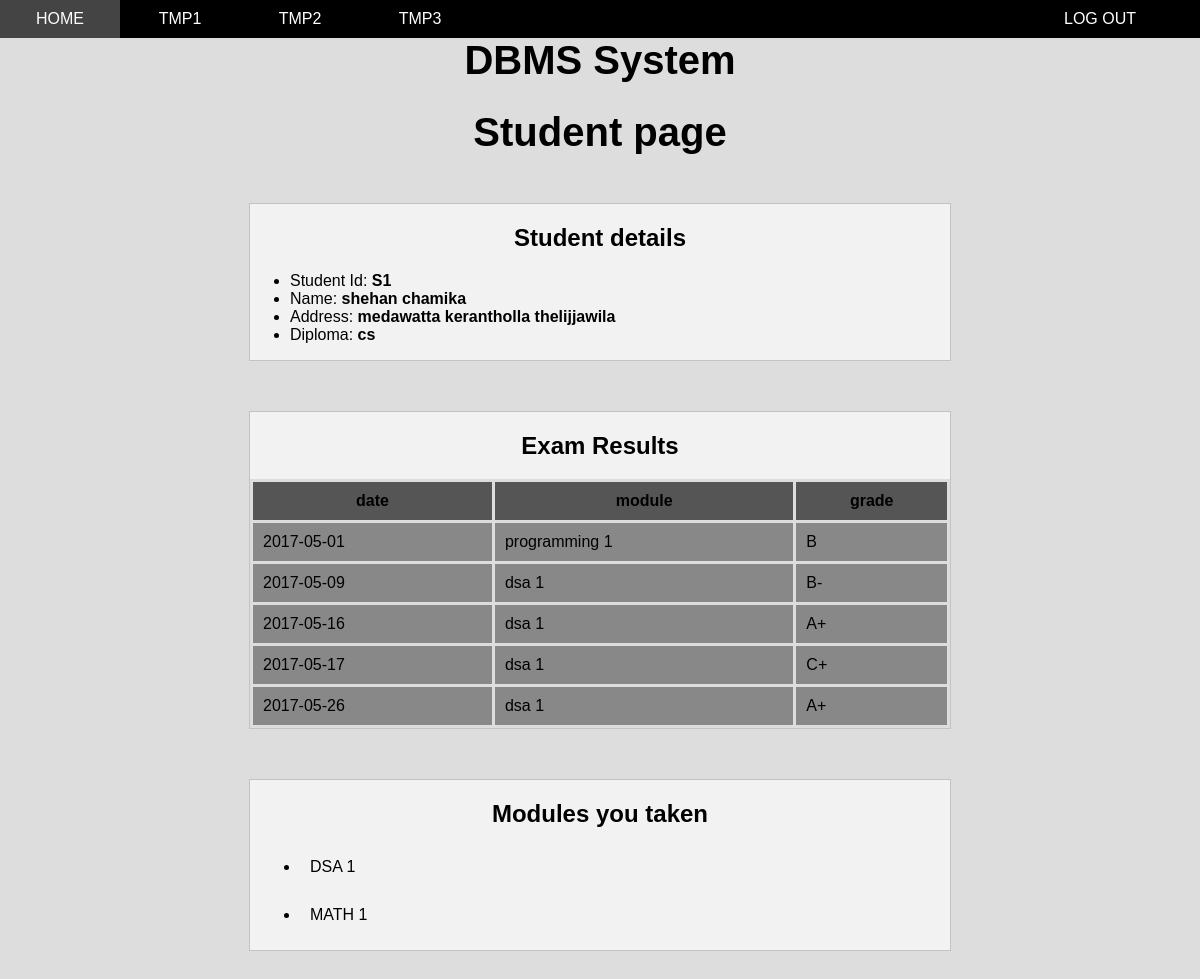
The app's page /student.php?s_id=S1 (signed in), older data.
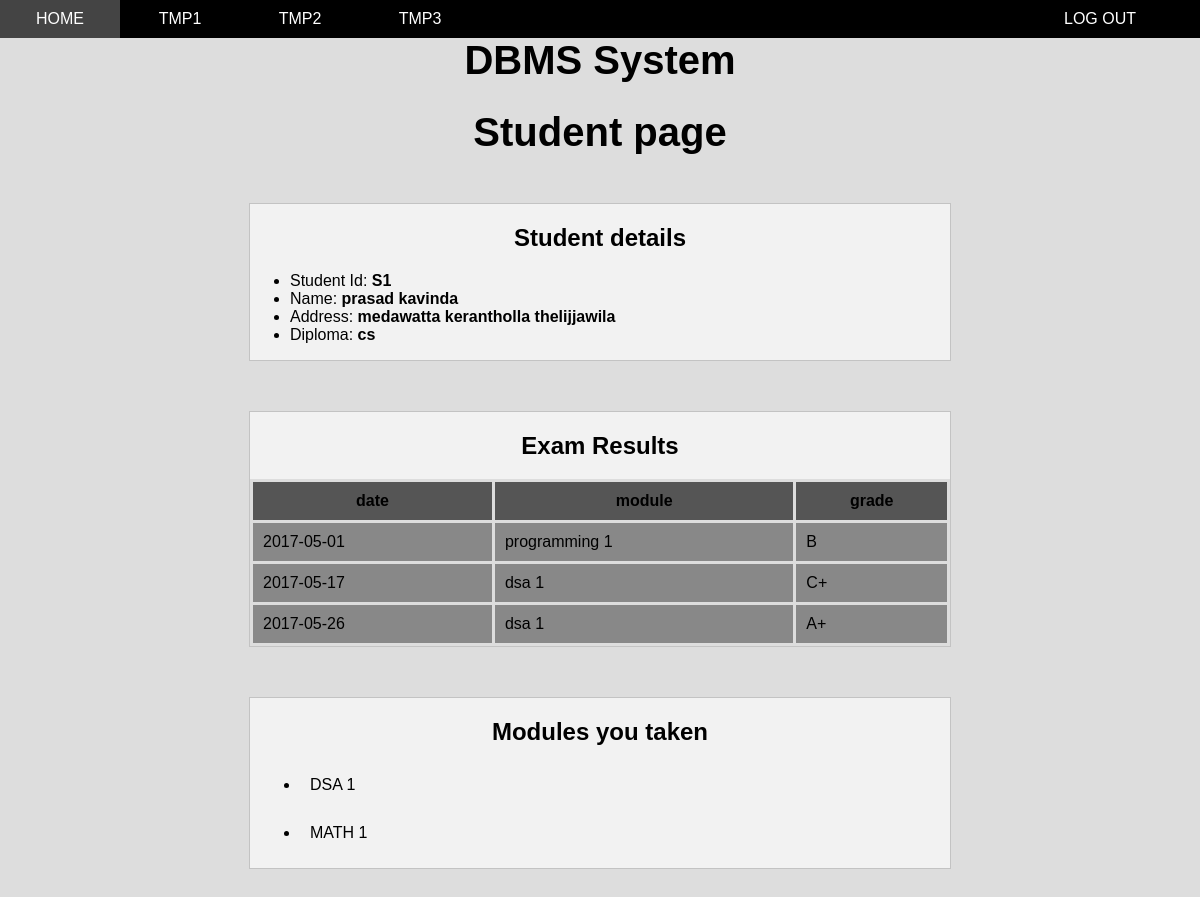
The same page, newer data.
### tables this page shows
CREATE TABLE `students` (
  `s_id` varchar(50) NOT NULL,
  `fname` varchar(225) NOT NULL,
  `lname` varchar(225) NOT NULL,
  `address1` varchar(225) NOT NULL,
  `address2` varchar(225) NOT NULL,
  `d_id` varchar(50) NOT NULL
);

CREATE TABLE `diploma` (
  `d_id` varchar(50) NOT NULL,
  `name` varchar(225) NOT NULL,
  `dep_id` varchar(50) NOT NULL
);

CREATE TABLE `student_exam` (
  `date` date NOT NULL,
  `mcode` varchar(50) NOT NULL,
  `s_id` varchar(50) NOT NULL,
  `grade` varchar(50) NOT NULL
);

CREATE TABLE `module` (
  `mcode` varchar(50) NOT NULL,
  `title` varchar(50) NOT NULL,
  `cr_level` int(11) NOT NULL,
  `coordinator_id` varchar(50) NOT NULL,
  `d_id` varchar(50) NOT NULL,
  `dep_id` varchar(50) NOT NULL,
  `semester` int(11) NOT NULL
);

### student.php (the view, shortened to what this page needs)
<?php
if (!isset($_SESSION["id"]) || !isset($_SESSION["level"])) {
    header("Location: index.php");
    $link = "hide";
}else{
    $link = "";
}
if(isset($_GET["s_id"])){
    include_once("config.php");
    $s_id = $_GET["s_id"];
    $sql1 = "SELECT date, student_exam.mcode, grade, title FROM student_exam INNER JOIN module ON student_exam.mcode=module.mcode WHERE student_exam.s_id='$s_id';";
    $sql2 = "SELECT mcode, title FROM module WHERE d_id=(SELECT d_id FROM students WHERE s_id='$s_id');";
    $sql3 = "SELECT s_id, fname, lname, address1, address2, diploma.name FROM students INNER JOIN diploma ON students.d_id=diploma.d_id WHERE s_id='$s_id';";
    $result1 = mysqli_query($con, $sql1) or die(mysqli_error($con));
    $result2 = mysqli_query($con, $sql2) or die(mysqli_error($con));
    $result3 = mysqli_query($con, $sql3) or die(mysqli_error($con));
    if(mysqli_num_rows($result1)>0){
        $str = '';
        while($row=mysqli_fetch_assoc($result1)){
            $str .= "<tr style='margin: 10px;'><td>$row[date]</td><td>$row[title]</td><td>$row[grade]</td></tr>";
        }
    }else{
        $str = "<tr><td style='border: none;'>No data</td></tr>";
    }
    $str2 = '';
    if(mysqli_num_rows($result2)>0){
        while($row=mysqli_fetch_assoc($result2)){
            $str2 .="<li style='margin: 10px; '><a href='module.php?mcode=$row[mcode]'>$row[title]</a></li>";
        }
    }else{
        $str2 = "No data";
    }
    if(mysqli_num_rows($result3)>0){
        $str3 = '';
        while($row=mysqli_fetch_assoc($result3)){
            $str3 .= "<li>Student Id: <b>$row[s_id]</b></li>";
            $str3 .= "<li>Name: <b>$row[fname] "." "."$row[lname]</b></li>";
            $str3 .= "<li>Address: <b>$row[address1]"." "."$row[address2]</b></li>";
            $str3 .= "<li>Diploma: <b>$row[name]</b></li>";
        }
    }
}
 ?>
 <!DOCTYPE html>
<html>
<head>
    <link rel="stylesheet" href="css/form.css?modified=205209">
    <link rel="stylesheet" href="css/test.css?modified=20094">
    <link rel="stylesheet" href="css/tab.css?modified=200209">
    <link rel="stylesheet" href="css/navbar.css?modified=20209">
</head>
<body>
    <ul class="navbar">
        <li class="navli activenav" onclick="active(this);"><a href="#">home</a></li>
        <li class="navli" onclick="active(this);"><a href="#">tmp1</a></li>
        <li class="navli" onclick="active(this);"><a href="#">tmp2</a></li>
        <li class="navli" onclick="active(this);"><a href="#">tmp3</a></li>
        <li class="space" onclick="active(this);"><a href="#">space</a></li>
        <li class="navli" id="logout"><a href="logout.php" class="<?php echo $link ?>">Log out</a></li>
    </ul>
    <h1>DBMS System</h1>
        <h1>Student page</h1>
        <div class="container-main2">
            <h2>Student details</h2>
            <ul>
                <?php if(isset($str3)){echo $str3; } ?>
            </ul>
        </div>
        <div class="container-main2">
            <h2>Exam Results</h2>
            <table>
                <tr>
                    <th>date</th><th>module</th><th>grade</th>
                </tr>
                    <?php if(isset($str)){echo $str; } ?>
            </table>
        </div>
        <div class="container-main2">
            <h2>Modules you taken</h2>
            <ul>
                <?php echo $str2 ?>
            </ul>
        </div>
    </body>
</html>

Row changes from the older to the newer data that the page shows:
removed student_exam: date "2017-05-09", module.title "dsa 1", grade "B-"
removed student_exam: date "2017-05-16", module.title "dsa 1", grade "A+"
changed students "medawatta kerantholla": fname "shehan" → "prasad"; lname "chamika" → "kavinda"
